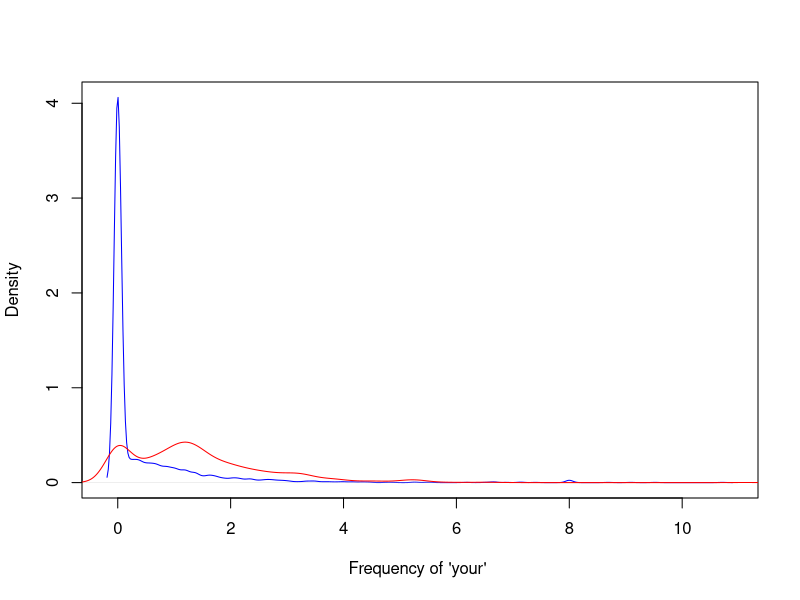
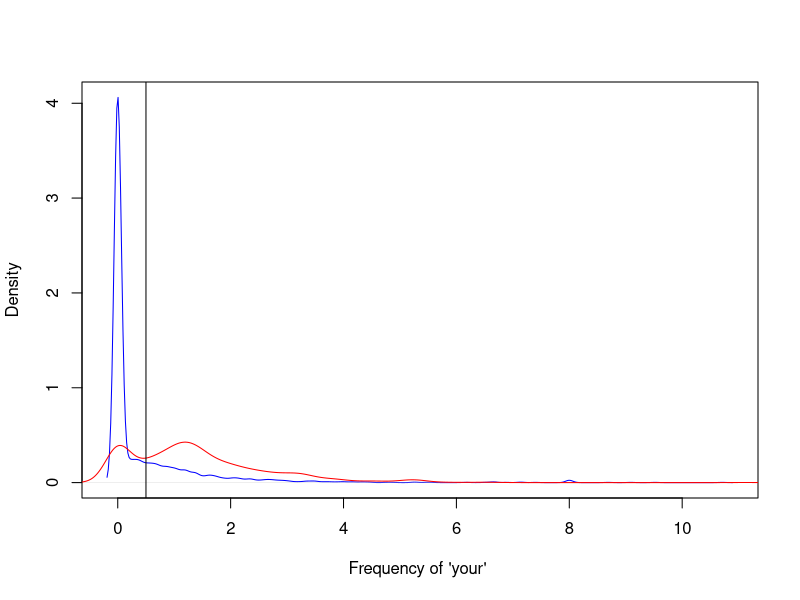

Write R code to recreate these figures, in order.
install.packages("kernlab")
library(kernlab)

data(spam)
head(spam)

#frequency of the word 'your'
plot(density(spam$your[spam$type=="nonspam"]),
     col = "blue",main="",xlab="Frequency of 'your' ")
lines(density(spam$your[spam$type=="spam"]),
      col="red")

#Density is the number of times that frequency appears amongst the emails

#let's build an algorithm where we find a cut off value C
#and if the frequency of 'your' > C the we predict it's a SPAM

#first let's choose a value for C
plot(density(spam$your[spam$type=="nonspam"]),
     col = "blue",main="",xlab="Frequency of 'your' ")
lines(density(spam$your[spam$type=="spam"]),
      col="red")
abline(v=0.5,col="black")

#let's say if the value is above 0,5 it's a SPAM, and if it's below, it's not a SPAM

#predictions
prediction<- ifelse(spam$your>0.5,"spam","nonspam")
table(prediction,spam$type)/length(spam$type)

#Accuracy
0.459+0.292
#Our prediction is about 75% accurate, that's how we would evaluate our algorithm
